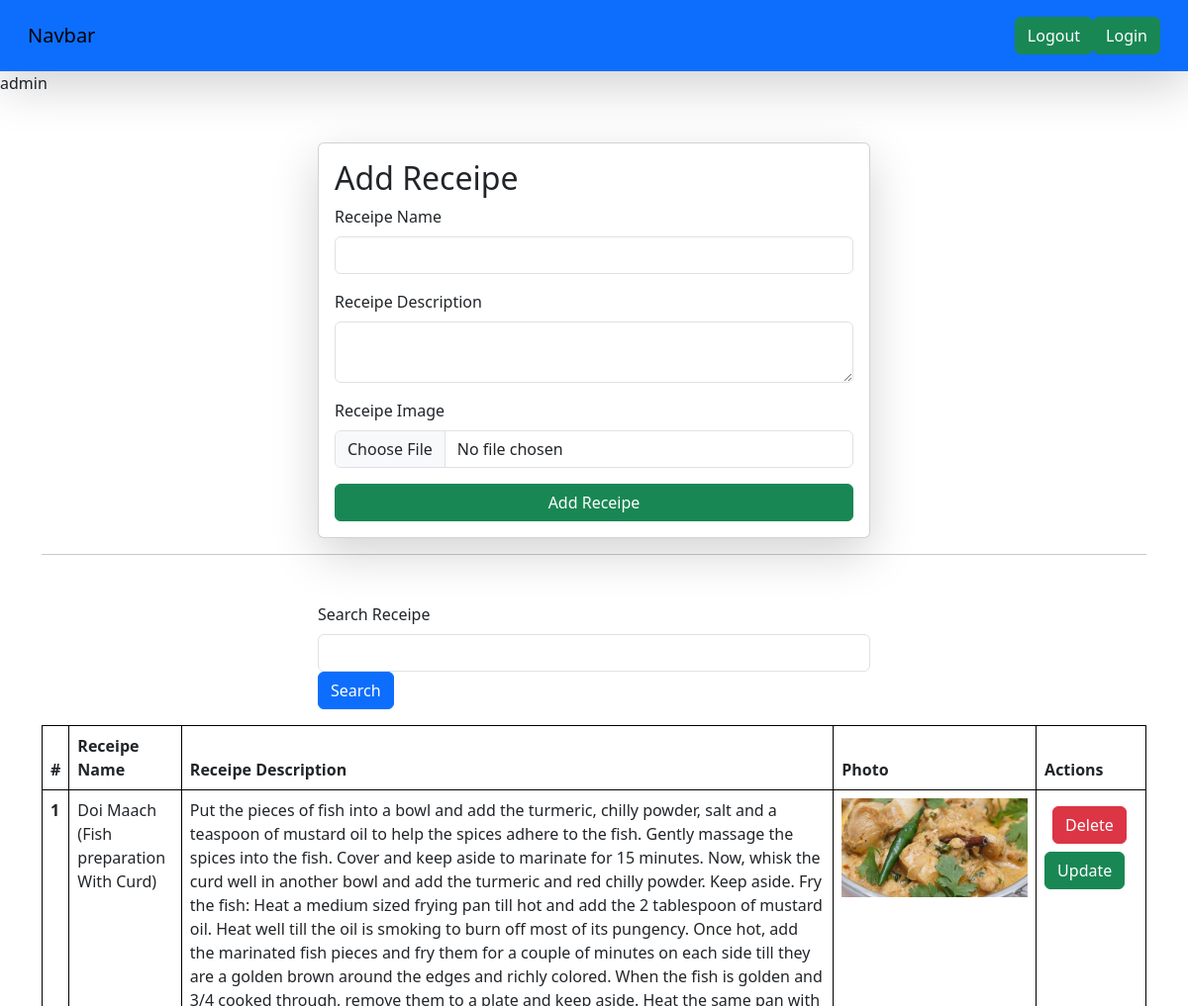
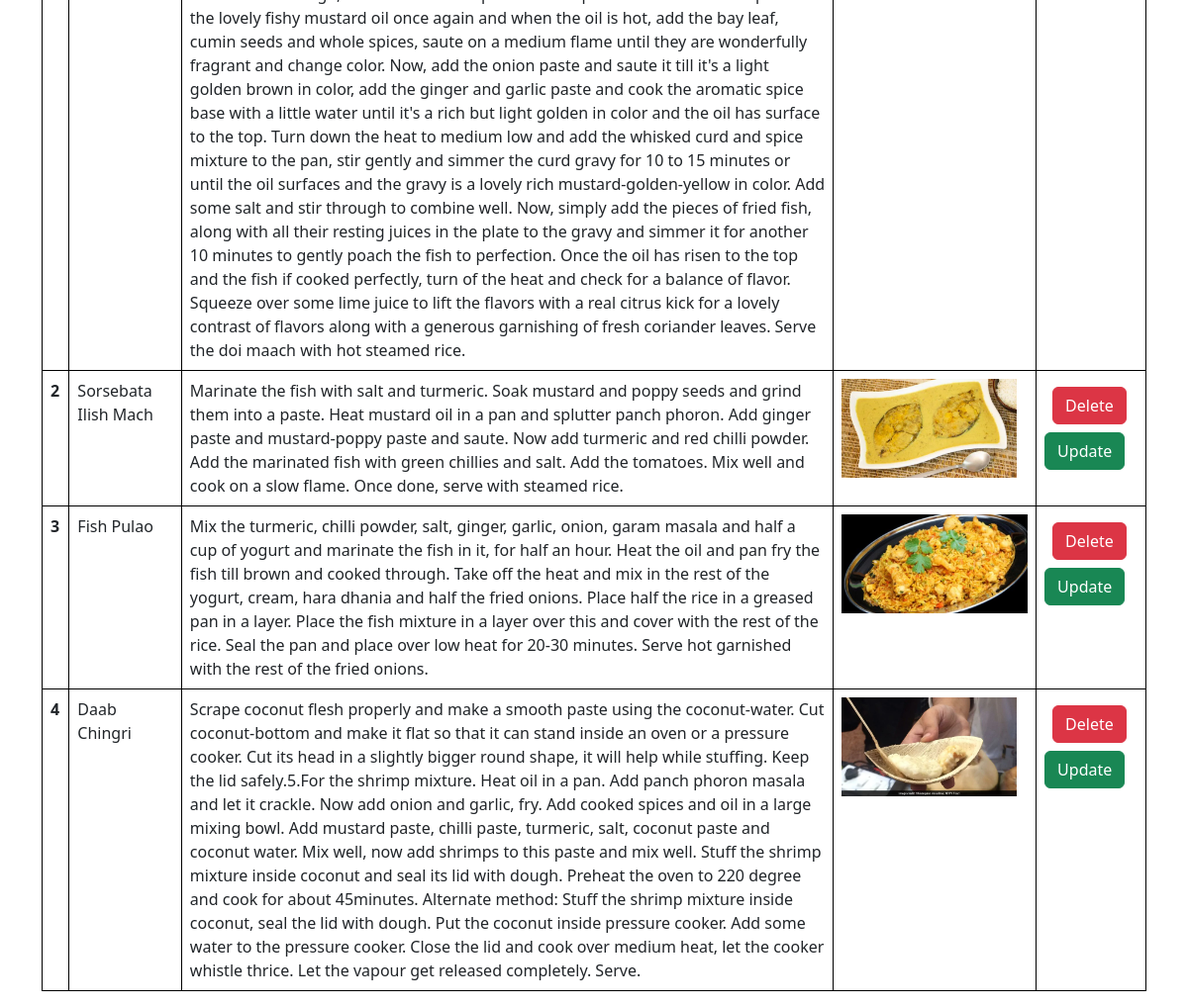
Page /receipes/ (signed in) on the committed database (2 pictures, top to bottom).
### vege/models.py (models this page shows, shortened)
class receipe(models.Model):
    user = models.ForeignKey(User , on_delete=models.SET_NULL , null = True , blank = True)
    receipe_name = models.CharField(max_length=100)
    receipe_description = models.TextField()
    receipe_image = models.ImageField(upload_to="receipe")

### vege/views.py (the view, shortened to what this page needs)
# urls.py: path('receipes/' , receipes , name="receipes"),
@login_required(login_url="/login/")
def receipes(request):
    queryset = receipe.objects.all()
    if request.GET.get('search'):
        queryset = queryset.filter(receipe_name__icontains = request.GET.get('search'))
    context = {'receipes': queryset}
    return render(request , 'receipes.html' , context)

### vege/templates/receipes.html (shortened to what this page needs)
<!DOCTYPE html>
<html lang="en">
<head>
    <link href="https://cdn.jsdelivr.net/npm/bootstrap@5.3.0/dist/css/bootstrap.min.css" rel="stylesheet">
</head>
<body>
    <nav class="navbar dark p-3 bg-primary shadow-lg">
        <div class="container-fluid">
          <a class="navbar-brand">Navbar</a>
          <form class="d-flex" role="search">
        {% if request.user.is_authenticated %}
            <a href="/logout/" class="btn btn-success" type="submit">Logout</a>
        {% endif %}
        <a href="/login/" class="btn btn-success" type="submit">Login</a>
          </form>
        </div>
      </nav>
{{request.user}}
    <div class="container mt-5">
        <form class = "col-6 mx-auto card p-3 shadow-lg" method="post" enctype="multipart/form-data">
            <h2>Add Receipe</h2>
            <div class="mb-3">
              <label for="exampleInputEmail1" class="form-label">Receipe Name</label>
              <input name="receipe_name" required type="text" class="form-control">
            </div>
            <div class="mb-3">
              <label for="exampleInputPassword1" class="form-label">Receipe Description</label>
              <textarea name="receipe_description" required class="form-control"></textarea>
            </div>
            <div class="mb-3">
                <label for="exampleInputPassword1" class="form-label">Receipe Image</label>
                <input name="receipe_image" type="file" class="form-control">
              </div>
            <button type="submit" class="btn btn-success">Add Receipe</button>
        </form>
        <hr>
        <div class="mt-5">
            <div class="mx-auto col-6">
                <form>
                <div class="mb-3">
                    <label for="exampleInputEmail1" class="form-label">Search Receipe</label>
                    <input name="search" class="form-control">
                    <button type="submit" class="btn btn-primary">Search</button>
                </div>
            </form>
            </div>
        </div>
        <table class="table">
            <thead>
              <tr>
                <th scope="col">#</th>
                <th scope="col">Receipe Name</th>
                <th scope="col">Receipe Description</th>
                <th scope="col">Photo</th>
                <th scope="col">Actions</th>
              </tr>
            </thead>
            <tbody>
              {% for receipe in receipes %}
              <tr>
                <th scope="row">{{forloop.counter}}</th>
                <td>{{receipe.receipe_name}}</td>
                <td>{{receipe.receipe_description}}</td>
                <td>
                    <img src="/media/{{receipe.receipe_image}}" style = "height : 100px"></td>
                    <td>
                        <a href="/delete-receipe/{{receipe.id}}/" class="btn btn-danger m-2">Delete</a>
                        <a href="/update-receipe/{{receipe.id}}/" class="btn btn-success">Update</a>
                    </td>
              </tr>
              {% endfor %}
            </tbody>
          </table>
    </div>
</body>
</html>

### vege/templates/receipes.html (style rules this page uses)
table, th, td { border: 1px solid black; }

### rows in the picture
receipe: receipe_name "Doi Maach (Fish preparation With Curd)", receipe_description "Put the pieces of fish into a bowl and add the turmeric, chilly powder, salt and a teaspoon of mustard oil to help the spices adhere to the fish. Gently massage the spices into the fish. Cover and keep aside to marinate for 15 minutes. Now, whisk the curd well in another bowl and add the turmeric and red chilly powder. Keep aside. Fry the fish: Heat a medium sized frying pan till hot and add the 2 tablespoon of mustard oil. Heat well till the oil is smoking to burn off most of its pungency. Once hot, add the marinated fish pieces and fry them for a couple of minutes on each side till they are a golden brown around the edges and richly colored. When the fish is golden and 3/4 cooked through,…", receipe_image (picture)
receipe: receipe_name "Sorsebata Ilish Mach", receipe_description "Marinate the fish with salt and turmeric. Soak mustard and poppy seeds and grind them into a paste. Heat mustard oil in a pan and splutter panch phoron. Add ginger paste and mustard-poppy paste and saute. Now add turmeric and red chilli powder. Add the marinated fish with green chillies and salt. Add the tomatoes. Mix well and cook on a slow flame. Once done, serve with steamed rice.", receipe_image (picture)
receipe: receipe_name "Fish Pulao", receipe_description "Mix the turmeric, chilli powder, salt, ginger, garlic, onion, garam masala and half a cup of yogurt and marinate the fish in it, for half an hour. Heat the oil and pan fry the fish till brown and cooked through. Take off the heat and mix in the rest of the yogurt, cream, hara dhania and half the fried onions. Place half the rice in a greased pan in a layer. Place the fish mixture in a layer over this and cover with the rest of the rice. Seal the pan and place over low heat for 20-30 minutes. Serve hot garnished with the rest of the fried onions.", receipe_image (picture)
receipe: receipe_name "Daab Chingri", receipe_description "Scrape coconut flesh properly and make a smooth paste using the coconut-water. Cut coconut-bottom and make it flat so that it can stand inside an oven or a pressure cooker. Cut its head in a slightly bigger round shape, it will help while stuffing. Keep the lid safely.5.For the shrimp mixture. Heat oil in a pan. Add panch phoron masala and let it crackle. Now add onion and garlic, fry. Add cooked spices and oil in a large mixing bowl. Add mustard paste, chilli paste, turmeric, salt, coconut paste and coconut water. Mix well, now add shrimps to this paste and mix well. Stuff the shrimp mixture inside coconut and seal its lid with dough. Preheat the oven to 220 degree and cook for about…", receipe_image (picture)

### other values in the picture
{{ request.user }} "admin"
